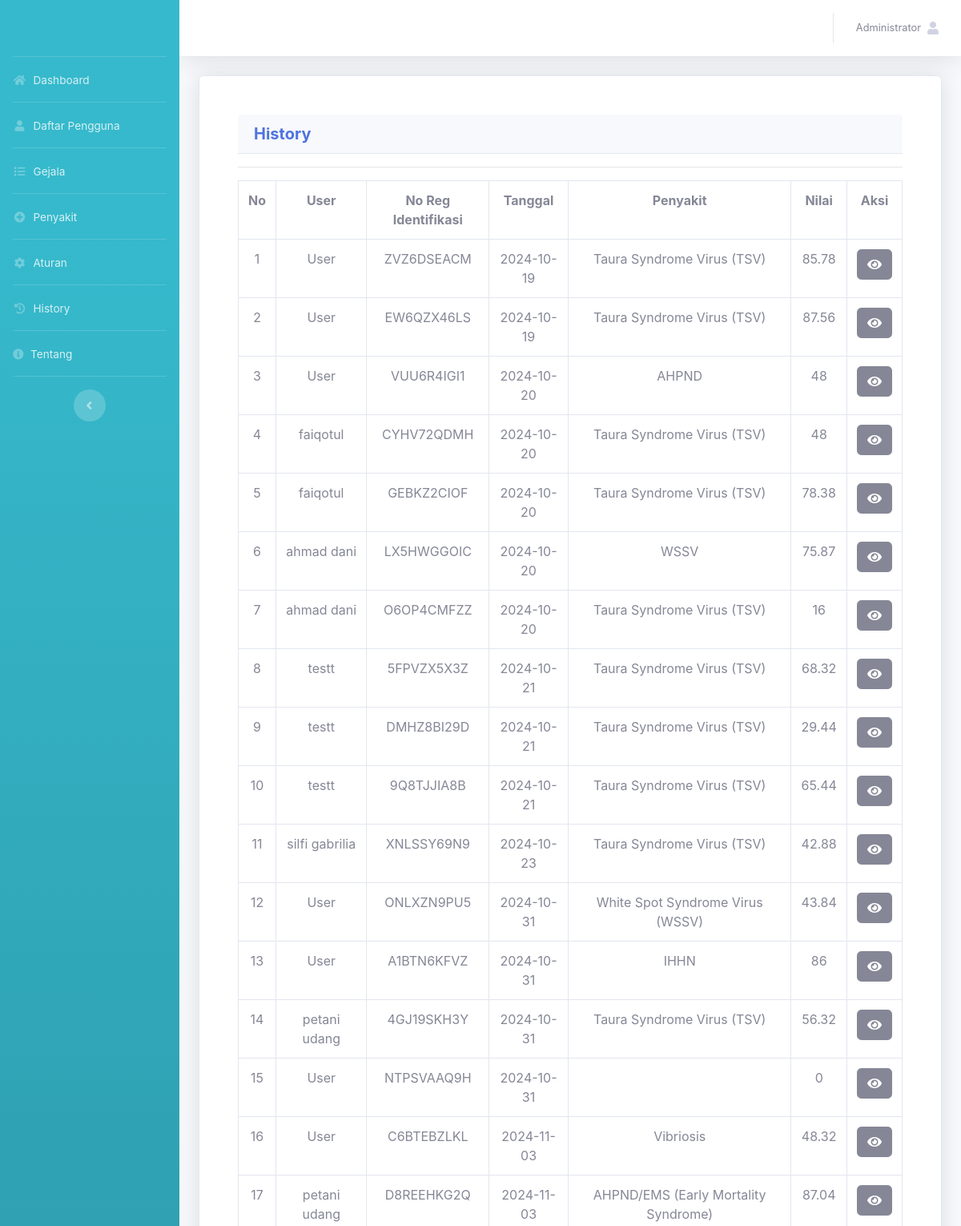
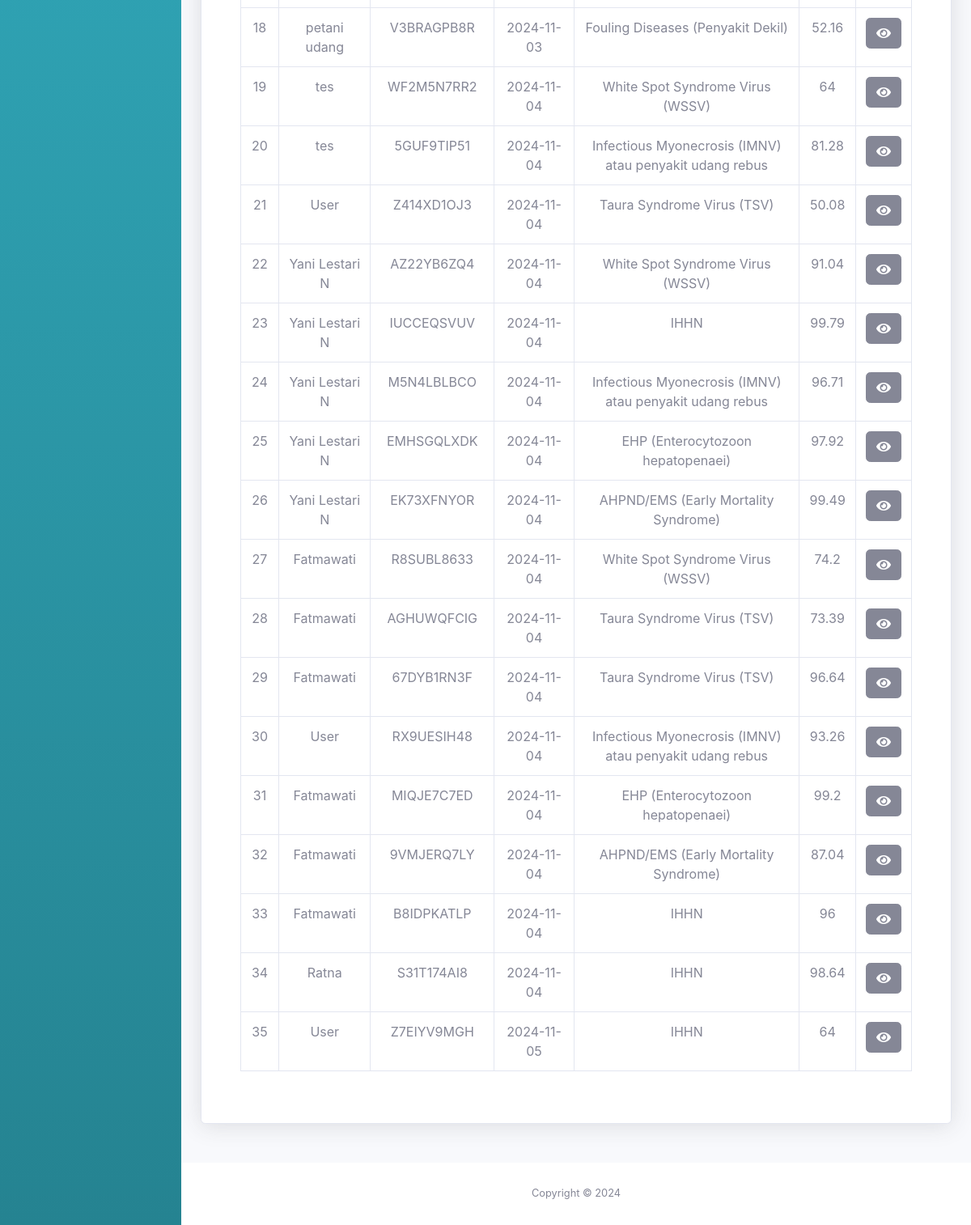
The app's page /admin/history.php (signed in) with its own data (2 pictures, top to bottom).
### tables this page shows
CREATE TABLE `tb_akun` (
  `id_akun` int(11) NOT NULL,
  `nama_lengkap` varchar(50) NOT NULL,
  `username` varchar(50) NOT NULL,
  `password` varchar(50) NOT NULL,
  `level` varchar(30) NOT NULL
);

CREATE TABLE `tb_hasil` (
  `id_hasil` int(11) NOT NULL,
  `id_akun` int(11) NOT NULL,
  `no_regidentifikasi` char(10) NOT NULL,
  `tgl_identifikasi` date NOT NULL,
  `penyakit_cf` text NOT NULL,
  `nilai_cf` double NOT NULL
);

### admin/history.php (the view, shortened to what this page needs)
<?php
include '../assets/conn/config.php';
include 'header.php';?>
<div class="container">
	<div class="card shadow p-5 mb-5">
		<div class = "card-header">
            <h5 class= "m-0 font-weight-bold text-primary">History</h5>
        </div>
        <hr>
                <div class="table-responsive">
                    <table class="table table-bordered">
                        <tr>
                            <th class="text-center">No</th>
                            <th class="text-center">User</th>
                            <th class="text-center">No Reg Identifikasi</th>
                            <th class="text-center">Tanggal</th>
                            <th class="text-center">Penyakit</th>
                            <th class="text-center">Nilai</th>
                            <th class="text-center">Aksi</th>
                        </tr>
                        <?php
                        $gejala =mysqli_query($conn, "SELECT * FROM tb_hasil h, tb_akun a WHERE h.id_akun=a.id_akun ORDER BY h.id_hasil");
                        $no=1;
                        while($a=mysqli_fetch_array($gejala)){?>
                        <tr>
                            <td class="text-center"><?= $no++ ?></td>
                            <td class="text-center"><?= $a['nama_lengkap']?></td>
                            <td class="text-center"><?= $a['no_regidentifikasi'] ?></td>
                            <td class="text-center"><?= $a['tgl_identifikasi']?></td>
                            <td class="text-center"><?= $a['penyakit_cf']?></td>
                            <td class="text-center"><?= $a['nilai_cf']?></td>
                            <td class="text-center">
                                <a href="history_det.php?no_regidentifikasi=<?= $a['no_regidentifikasi'] ?>&id_akun=<?= $a['id_akun']?>"
                                class="btn btn-secondary"><span class="fa fa-eye"></span></a>
                            </td>
                        </tr>
                        <?php }?>
                    </table>
                </div>
        </div>
    </div>
<?php
include 'footer.php';
?>

### admin/header.php (shortened to what this page needs)
<?php
include '../assets/conn/config.php';
?>
<!DOCTYPE html>
<html lang="en">
<head>
  <link href="../assets/vendor/fontawesome-free/css/all.min.css" rel="stylesheet" type="text/css">
  <link href="../assets/css/sb-admin-2.min.css" rel="stylesheet">
  <link href="../assets/vendor/datatables/dataTables.bootstrap4.min.css" rel="stylesheet">
</head>
<body id="page-top">
 <div id="wrapper">
  <ul class="navbar-nav bg-gradient-info sidebar sidebar-dark accordion" id="accordionSidebar">
    <a class="sidebar-brand d-flex align-items-center justify-content-center" href="index">
    </a>
    <hr class="sidebar-divider my-0">
    <li class="nav-item">
      <a class="nav-link" href="index.php">
        <i class="fas fa-fw fa-home"></i>
        <span>Dashboard</span></a>
      </li>
      <hr class="sidebar-divider my-0">
      <li class="nav-item">
        <a class="nav-link" href="daftar_pengguna.php">
          <i class="fas fa-fw fa-user"></i>
          <span>Daftar Pengguna</span></a>
      </li>
      <hr class="sidebar-divider my-0">
      <li class="nav-item">
        <a class="nav-link" href="gejala.php">
          <i class="fas fa-fw fa-list"></i>
          <span>Gejala</span></a>
      </li>
      <hr class="sidebar-divider my-0">
      <li class="nav-item">
        <a class="nav-link" href="penyakit.php">
          <i class="fas fa-fw fa-plus-circle"></i>
          <span>Penyakit</span></a>
      </li>
      <hr class="sidebar-divider my-0">
      <li class="nav-item">
        <a class="nav-link" href="aturan.php">
          <i class="fas fa-fw fa-cog"></i>
          <span>Aturan</span></a>
      </li>
      <hr class="sidebar-divider my-0">
      <li class="nav-item">
        <a class="nav-link" href="history.php">
          <i class="fas fa-fw fa-history"></i>
          <span>History</span></a>
      </li>
      <hr class="sidebar-divider my-0">
      <li class="nav-item">
        <a class="nav-link" href="tentang.php">
          <i class="fas fa-info-circle"></i>
          <span>Tentang</span></a>
      </li>
      <hr class="sidebar-divider d-none d-md-block">
      <div class="text-center d-none d-md-inline">
        <button class="rounded-circle border-0" id="sidebarToggle"></button>
      </div>
    </ul>
    <div id="content-wrapper" class="d-flex flex-column">
      <div id="content">
        <nav class="navbar navbar-expand navbar-light bg-white topbar mb-4 static-top shadow">
          <ul class="navbar-nav ml-auto">
            <li class="nav-item dropdown no-arrow">
              <a class="nav-link dropdown-toggle" href="#" id="userDropdown" role="button"
              data-toggle="dropdown" aria-haspopup="true" aria-expanded="false">
              <?php
              $username=$_SESSION['username'];
              $det=mysqli_query($conn,"select * from tb_akun where username='$username'");
              while($d=mysqli_fetch_array($det)){
                ?>
                <span class="mr-2 d-none d-lg-inline text-gray-600 small"><?php echo $d['nama_lengkap'] ?></span>
                <?php
              }
              ?>
              <span class="fa fa-user"><span>
              </a>
          </li>
        </ul>
      </nav>
    </div>
</body>
</html>

### records on screen
tb_akun: nama_lengkap "Administrator"
tb_hasil: id_akun.nama_lengkap "User", no_regidentifikasi "ZVZ6DSEACM", tgl_identifikasi "2024-10-19", penyakit_cf "Taura Syndrome Virus (TSV)", nilai_cf "85.78"
tb_hasil: id_akun.nama_lengkap "User", no_regidentifikasi "EW6QZX46LS", tgl_identifikasi "2024-10-19", penyakit_cf "Taura Syndrome Virus (TSV)", nilai_cf "87.56"
tb_hasil: id_akun.nama_lengkap "User", no_regidentifikasi "VUU6R4IGI1", tgl_identifikasi "2024-10-20", penyakit_cf "AHPND", nilai_cf "48"
tb_hasil: id_akun.nama_lengkap "faiqotul", no_regidentifikasi "CYHV72QDMH", tgl_identifikasi "2024-10-20", penyakit_cf "Taura Syndrome Virus (TSV)", nilai_cf "48"
tb_hasil: id_akun.nama_lengkap "faiqotul", no_regidentifikasi "GEBKZ2CIOF", tgl_identifikasi "2024-10-20", penyakit_cf "Taura Syndrome Virus (TSV)", nilai_cf "78.38"
tb_hasil: id_akun.nama_lengkap "ahmad dani", no_regidentifikasi "LX5HWGGOIC", tgl_identifikasi "2024-10-20", penyakit_cf "WSSV", nilai_cf "75.87"
tb_hasil: id_akun.nama_lengkap "ahmad dani", no_regidentifikasi "O6OP4CMFZZ", tgl_identifikasi "2024-10-20", penyakit_cf "Taura Syndrome Virus (TSV)", nilai_cf "16"
tb_hasil: id_akun.nama_lengkap "testt", no_regidentifikasi "5FPVZX5X3Z", tgl_identifikasi "2024-10-21", penyakit_cf "Taura Syndrome Virus (TSV)", nilai_cf "68.32"
tb_hasil: id_akun.nama_lengkap "testt", no_regidentifikasi "DMHZ8BI29D", tgl_identifikasi "2024-10-21", penyakit_cf "Taura Syndrome Virus (TSV)", nilai_cf "29.44"
tb_hasil: id_akun.nama_lengkap "testt", no_regidentifikasi "9Q8TJJIA8B", tgl_identifikasi "2024-10-21", penyakit_cf "Taura Syndrome Virus (TSV)", nilai_cf "65.44"
tb_hasil: id_akun.nama_lengkap "silfi gabrilia", no_regidentifikasi "XNLSSY69N9", tgl_identifikasi "2024-10-23", penyakit_cf "Taura Syndrome Virus (TSV)", nilai_cf "42.88"
tb_hasil: id_akun.nama_lengkap "User", no_regidentifikasi "ONLXZN9PU5", tgl_identifikasi "2024-10-31", penyakit_cf "White Spot Syndrome Virus (WSSV)", nilai_cf "43.84"
tb_hasil: id_akun.nama_lengkap "User", no_regidentifikasi "A1BTN6KFVZ", tgl_identifikasi "2024-10-31", penyakit_cf "IHHN", nilai_cf "86"
tb_hasil: id_akun.nama_lengkap "petani udang", no_regidentifikasi "4GJ19SKH3Y", tgl_identifikasi "2024-10-31", penyakit_cf "Taura Syndrome Virus (TSV)", nilai_cf "56.32"
tb_hasil: id_akun.nama_lengkap "User", no_regidentifikasi "NTPSVAAQ9H", tgl_identifikasi "2024-10-31", nilai_cf "0"
tb_hasil: id_akun.nama_lengkap "User", no_regidentifikasi "C6BTEBZLKL", tgl_identifikasi "2024-11-03", penyakit_cf "Vibriosis", nilai_cf "48.32"
tb_hasil: id_akun.nama_lengkap "petani udang", no_regidentifikasi "D8REEHKG2Q", tgl_identifikasi "2024-11-03", penyakit_cf "AHPND/EMS (Early Mortality Syndrome)", nilai_cf "87.04"
tb_hasil: id_akun.nama_lengkap "petani udang", no_regidentifikasi "V3BRAGPB8R", tgl_identifikasi "2024-11-03", penyakit_cf "Fouling Diseases (Penyakit Dekil)", nilai_cf "52.16"
tb_hasil: id_akun.nama_lengkap "tes", no_regidentifikasi "WF2M5N7RR2", tgl_identifikasi "2024-11-04", penyakit_cf "White Spot Syndrome Virus (WSSV)", nilai_cf "64"
tb_hasil: id_akun.nama_lengkap "tes", no_regidentifikasi "5GUF9TIP51", tgl_identifikasi "2024-11-04", penyakit_cf "Infectious Myonecrosis (IMNV) atau penyakit udang rebus", nilai_cf "81.28"
tb_hasil: id_akun.nama_lengkap "User", no_regidentifikasi "Z414XD1OJ3", tgl_identifikasi "2024-11-04", penyakit_cf "Taura Syndrome Virus (TSV)", nilai_cf "50.08"
tb_hasil: id_akun.nama_lengkap "Yani Lestari N", no_regidentifikasi "AZ22YB6ZQ4", tgl_identifikasi "2024-11-04", penyakit_cf "White Spot Syndrome Virus (WSSV)", nilai_cf "91.04"
tb_hasil: id_akun.nama_lengkap "Yani Lestari N", no_regidentifikasi "IUCCEQSVUV", tgl_identifikasi "2024-11-04", penyakit_cf "IHHN", nilai_cf "99.79"
tb_hasil: id_akun.nama_lengkap "Yani Lestari N", no_regidentifikasi "M5N4LBLBCO", tgl_identifikasi "2024-11-04", penyakit_cf "Infectious Myonecrosis (IMNV) atau penyakit udang rebus", nilai_cf "96.71"
tb_hasil: id_akun.nama_lengkap "Yani Lestari N", no_regidentifikasi "EMHSGQLXDK", tgl_identifikasi "2024-11-04", penyakit_cf "EHP (Enterocytozoon hepatopenaei)", nilai_cf "97.92"
tb_hasil: id_akun.nama_lengkap "Yani Lestari N", no_regidentifikasi "EK73XFNYOR", tgl_identifikasi "2024-11-04", penyakit_cf "AHPND/EMS (Early Mortality Syndrome)", nilai_cf "99.49"
tb_hasil: id_akun.nama_lengkap "Fatmawati", no_regidentifikasi "R8SUBL8633", tgl_identifikasi "2024-11-04", penyakit_cf "White Spot Syndrome Virus (WSSV)", nilai_cf "74.2"
tb_hasil: id_akun.nama_lengkap "Fatmawati", no_regidentifikasi "AGHUWQFCIG", tgl_identifikasi "2024-11-04", penyakit_cf "Taura Syndrome Virus (TSV)", nilai_cf "73.39"
tb_hasil: id_akun.nama_lengkap "Fatmawati", no_regidentifikasi "67DYB1RN3F", tgl_identifikasi "2024-11-04", penyakit_cf "Taura Syndrome Virus (TSV)", nilai_cf "96.64"
tb_hasil: id_akun.nama_lengkap "User", no_regidentifikasi "RX9UESIH48", tgl_identifikasi "2024-11-04", penyakit_cf "Infectious Myonecrosis (IMNV) atau penyakit udang rebus", nilai_cf "93.26"
tb_hasil: id_akun.nama_lengkap "Fatmawati", no_regidentifikasi "MIQJE7C7ED", tgl_identifikasi "2024-11-04", penyakit_cf "EHP (Enterocytozoon hepatopenaei)", nilai_cf "99.2"
tb_hasil: id_akun.nama_lengkap "Fatmawati", no_regidentifikasi "9VMJERQ7LY", tgl_identifikasi "2024-11-04", penyakit_cf "AHPND/EMS (Early Mortality Syndrome)", nilai_cf "87.04"
tb_hasil: id_akun.nama_lengkap "Fatmawati", no_regidentifikasi "B8IDPKATLP", tgl_identifikasi "2024-11-04", penyakit_cf "IHHN", nilai_cf "96"
tb_hasil: id_akun.nama_lengkap "Ratna", no_regidentifikasi "S31T174AI8", tgl_identifikasi "2024-11-04", penyakit_cf "IHHN", nilai_cf "98.64"
tb_hasil: id_akun.nama_lengkap "User", no_regidentifikasi "Z7EIYV9MGH", tgl_identifikasi "2024-11-05", penyakit_cf "IHHN", nilai_cf "64"
